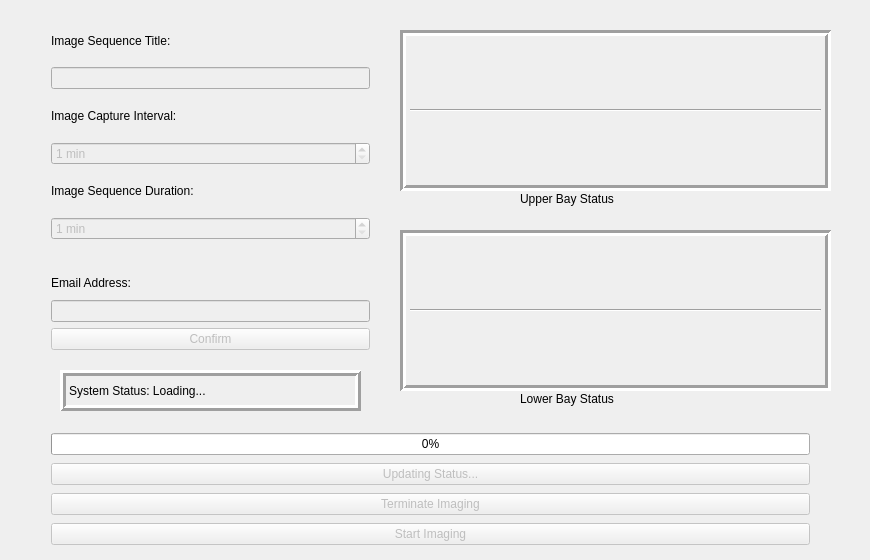
<?xml version="1.0" encoding="UTF-8"?>
<ui version="4.0">
 <class>Demo</class>
 <widget class="QMainWindow" name="Demo">
  <property name="geometry">
   <rect>
    <x>0</x>
    <y>0</y>
    <width>870</width>
    <height>560</height>
   </rect>
  </property>
  <property name="sizePolicy">
   <sizepolicy hsizetype="Fixed" vsizetype="Preferred">
    <horstretch>0</horstretch>
    <verstretch>0</verstretch>
   </sizepolicy>
  </property>
  <property name="minimumSize">
   <size>
    <width>500</width>
    <height>560</height>
   </size>
  </property>
  <property name="maximumSize">
   <size>
    <width>1000</width>
    <height>560</height>
   </size>
  </property>
  <property name="windowTitle">
   <string>ABCD COMMAND POINT</string>
  </property>
  <property name="windowIcon">
   <iconset>
    <normaloff>../_images/aperture-1142967_960_720.png</normaloff>../_images/aperture-1142967_960_720.png</iconset>
  </property>
  <widget class="QWidget" name="centralWidget">
   <widget class="QWidget" name="verticalLayoutWidget">
    <property name="geometry">
     <rect>
      <x>40</x>
      <y>10</y>
      <width>341</width>
      <height>241</height>
     </rect>
    </property>
    <layout class="QVBoxLayout" name="verticalLayout_2">
     <item>
      <widget class="QLabel" name="IST_label">
       <property name="text">
        <string>Image Sequence Title:</string>
       </property>
      </widget>
     </item>
     <item>
      <widget class="QLineEdit" name="IST_Editor">
       <property name="enabled">
        <bool>false</bool>
       </property>
      </widget>
     </item>
     <item>
      <widget class="QLabel" name="ICI_label">
       <property name="text">
        <string>Image Capture Interval:</string>
       </property>
      </widget>
     </item>
     <item>
      <widget class="QSpinBox" name="ICI_spinBox">
       <property name="enabled">
        <bool>false</bool>
       </property>
       <property name="suffix">
        <string> min</string>
       </property>
       <property name="minimum">
        <number>1</number>
       </property>
       <property name="maximum">
        <number>999999999</number>
       </property>
      </widget>
     </item>
     <item>
      <widget class="QLabel" name="ISD_label">
       <property name="text">
        <string>Image Sequence Duration:</string>
       </property>
      </widget>
     </item>
     <item>
      <widget class="QSpinBox" name="ISD_spinBox">
       <property name="enabled">
        <bool>false</bool>
       </property>
       <property name="suffix">
        <string> min</string>
       </property>
       <property name="minimum">
        <number>1</number>
       </property>
       <property name="maximum">
        <number>999999999</number>
       </property>
      </widget>
     </item>
    </layout>
   </widget>
   <widget class="QFrame" name="Lower_Bay_Display">
    <property name="geometry">
     <rect>
      <x>400</x>
      <y>230</y>
      <width>431</width>
      <height>161</height>
     </rect>
    </property>
    <property name="cursor">
     <cursorShape>ArrowCursor</cursorShape>
    </property>
    <property name="frameShape">
     <enum>QFrame::Box</enum>
    </property>
    <property name="frameShadow">
     <enum>QFrame::Sunken</enum>
    </property>
    <property name="lineWidth">
     <number>3</number>
    </property>
    <widget class="Line" name="line_3">
     <property name="geometry">
      <rect>
       <x>10</x>
       <y>70</y>
       <width>411</width>
       <height>20</height>
      </rect>
     </property>
     <property name="orientation">
      <enum>Qt::Horizontal</enum>
     </property>
    </widget>
    <widget class="QLabel" name="Unit_0_Label">
     <property name="geometry">
      <rect>
       <x>30</x>
       <y>20</y>
       <width>50</width>
       <height>50</height>
      </rect>
     </property>
     <property name="text">
      <string/>
     </property>
     <property name="pixmap">
      <pixmap>../_images/stop-red.png</pixmap>
     </property>
     <property name="scaledContents">
      <bool>true</bool>
     </property>
    </widget>
    <widget class="QLabel" name="Unit_2_Label">
     <property name="geometry">
      <rect>
       <x>110</x>
       <y>20</y>
       <width>50</width>
       <height>50</height>
      </rect>
     </property>
     <property name="text">
      <string/>
     </property>
     <property name="pixmap">
      <pixmap>../_images/stop-red.png</pixmap>
     </property>
     <property name="scaledContents">
      <bool>true</bool>
     </property>
    </widget>
    <widget class="QLabel" name="Unit_6_Label">
     <property name="geometry">
      <rect>
       <x>270</x>
       <y>20</y>
       <width>50</width>
       <height>50</height>
      </rect>
     </property>
     <property name="text">
      <string/>
     </property>
     <property name="pixmap">
      <pixmap>../_images/stop-red.png</pixmap>
     </property>
     <property name="scaledContents">
      <bool>true</bool>
     </property>
    </widget>
    <widget class="QLabel" name="Unit_4_Label">
     <property name="geometry">
      <rect>
       <x>190</x>
       <y>20</y>
       <width>50</width>
       <height>50</height>
      </rect>
     </property>
     <property name="text">
      <string/>
     </property>
     <property name="pixmap">
      <pixmap>../_images/stop-red.png</pixmap>
     </property>
     <property name="scaledContents">
      <bool>true</bool>
     </property>
    </widget>
    <widget class="QLabel" name="Unit_1_Label">
     <property name="enabled">
      <bool>true</bool>
     </property>
     <property name="geometry">
      <rect>
       <x>30</x>
       <y>90</y>
       <width>50</width>
       <height>50</height>
      </rect>
     </property>
     <property name="cursor">
      <cursorShape>ArrowCursor</cursorShape>
     </property>
     <property name="whatsThis">
      <string comment="asd" extracomment="asd">Unit one</string>
     </property>
     <property name="text">
      <string/>
     </property>
     <property name="pixmap">
      <pixmap>../_images/stop-red.png</pixmap>
     </property>
     <property name="scaledContents">
      <bool>true</bool>
     </property>
    </widget>
    <widget class="QLabel" name="Unit_3_Label">
     <property name="geometry">
      <rect>
       <x>110</x>
       <y>90</y>
       <width>50</width>
       <height>50</height>
      </rect>
     </property>
     <property name="text">
      <string/>
     </property>
     <property name="pixmap">
      <pixmap>../_images/stop-red.png</pixmap>
     </property>
     <property name="scaledContents">
      <bool>true</bool>
     </property>
    </widget>
    <widget class="QLabel" name="Unit_5_Label">
     <property name="geometry">
      <rect>
       <x>190</x>
       <y>90</y>
       <width>50</width>
       <height>50</height>
      </rect>
     </property>
     <property name="text">
      <string/>
     </property>
     <property name="pixmap">
      <pixmap>../_images/stop-red.png</pixmap>
     </property>
     <property name="scaledContents">
      <bool>true</bool>
     </property>
    </widget>
    <widget class="QLabel" name="Unit_7_Label">
     <property name="geometry">
      <rect>
       <x>270</x>
       <y>90</y>
       <width>50</width>
       <height>50</height>
      </rect>
     </property>
     <property name="text">
      <string/>
     </property>
     <property name="pixmap">
      <pixmap>../_images/stop-red.png</pixmap>
     </property>
     <property name="scaledContents">
      <bool>true</bool>
     </property>
    </widget>
    <widget class="QLabel" name="Unit_8_Label">
     <property name="geometry">
      <rect>
       <x>350</x>
       <y>20</y>
       <width>50</width>
       <height>50</height>
      </rect>
     </property>
     <property name="text">
      <string/>
     </property>
     <property name="pixmap">
      <pixmap>../_images/stop-red.png</pixmap>
     </property>
     <property name="scaledContents">
      <bool>true</bool>
     </property>
    </widget>
    <widget class="QLabel" name="Unit_9_Label">
     <property name="geometry">
      <rect>
       <x>350</x>
       <y>90</y>
       <width>50</width>
       <height>50</height>
      </rect>
     </property>
     <property name="text">
      <string/>
     </property>
     <property name="pixmap">
      <pixmap>../_images/stop-red.png</pixmap>
     </property>
     <property name="scaledContents">
      <bool>true</bool>
     </property>
    </widget>
   </widget>
   <widget class="QFrame" name="Upper_Bay_Display">
    <property name="geometry">
     <rect>
      <x>400</x>
      <y>30</y>
      <width>431</width>
      <height>161</height>
     </rect>
    </property>
    <property name="cursor">
     <cursorShape>ArrowCursor</cursorShape>
    </property>
    <property name="frameShape">
     <enum>QFrame::Box</enum>
    </property>
    <property name="frameShadow">
     <enum>QFrame::Sunken</enum>
    </property>
    <property name="lineWidth">
     <number>3</number>
    </property>
    <widget class="Line" name="line_5">
     <property name="geometry">
      <rect>
       <x>10</x>
       <y>70</y>
       <width>411</width>
       <height>20</height>
      </rect>
     </property>
     <property name="orientation">
      <enum>Qt::Horizontal</enum>
     </property>
    </widget>
    <widget class="QLabel" name="Unit_10_Label">
     <property name="geometry">
      <rect>
       <x>30</x>
       <y>20</y>
       <width>50</width>
       <height>50</height>
      </rect>
     </property>
     <property name="text">
      <string/>
     </property>
     <property name="pixmap">
      <pixmap>../_images/stop-red.png</pixmap>
     </property>
     <property name="scaledContents">
      <bool>true</bool>
     </property>
    </widget>
    <widget class="QLabel" name="Unit_12_Label">
     <property name="geometry">
      <rect>
       <x>110</x>
       <y>20</y>
       <width>50</width>
       <height>50</height>
      </rect>
     </property>
     <property name="text">
      <string/>
     </property>
     <property name="pixmap">
      <pixmap>../_images/stop-red.png</pixmap>
     </property>
     <property name="scaledContents">
      <bool>true</bool>
     </property>
    </widget>
    <widget class="QLabel" name="Unit_16_Label">
     <property name="geometry">
      <rect>
       <x>270</x>
       <y>20</y>
       <width>50</width>
       <height>50</height>
      </rect>
     </property>
     <property name="text">
      <string/>
     </property>
     <property name="pixmap">
      <pixmap>../_images/stop-red.png</pixmap>
     </property>
     <property name="scaledContents">
      <bool>true</bool>
     </property>
    </widget>
    <widget class="QLabel" name="Unit_14_Label">
     <property name="geometry">
      <rect>
       <x>190</x>
       <y>20</y>
       <width>50</width>
       <height>50</height>
      </rect>
     </property>
     <property name="text">
      <string/>
     </property>
     <property name="pixmap">
      <pixmap>../_images/stop-red.png</pixmap>
     </property>
     <property name="scaledContents">
      <bool>true</bool>
     </property>
    </widget>
    <widget class="QLabel" name="Unit_11_Label">
     <property name="geometry">
      <rect>
       <x>30</x>
       <y>90</y>
       <width>50</width>
       <height>50</height>
      </rect>
     </property>
     <property name="text">
      <string/>
     </property>
     <property name="pixmap">
      <pixmap>../_images/stop-red.png</pixmap>
     </property>
     <property name="scaledContents">
      <bool>true</bool>
     </property>
    </widget>
    <widget class="QLabel" name="Unit_13_Label">
     <property name="geometry">
      <rect>
       <x>110</x>
       <y>90</y>
       <width>50</width>
       <height>50</height>
      </rect>
     </property>
     <property name="text">
      <string/>
     </property>
     <property name="pixmap">
      <pixmap>../_images/stop-red.png</pixmap>
     </property>
     <property name="scaledContents">
      <bool>true</bool>
     </property>
    </widget>
    <widget class="QLabel" name="Unit_15_Label">
     <property name="geometry">
      <rect>
       <x>190</x>
       <y>90</y>
       <width>50</width>
       <height>50</height>
      </rect>
     </property>
     <property name="text">
      <string/>
     </property>
     <property name="pixmap">
      <pixmap>../_images/stop-red.png</pixmap>
     </property>
     <property name="scaledContents">
      <bool>true</bool>
     </property>
    </widget>
    <widget class="QLabel" name="Unit_17_Label">
     <property name="geometry">
      <rect>
       <x>270</x>
       <y>90</y>
       <width>50</width>
       <height>50</height>
      </rect>
     </property>
     <property name="text">
      <string/>
     </property>
     <property name="pixmap">
      <pixmap>../_images/stop-red.png</pixmap>
     </property>
     <property name="scaledContents">
      <bool>true</bool>
     </property>
    </widget>
    <widget class="QLabel" name="Unit_19_Label">
     <property name="geometry">
      <rect>
       <x>350</x>
       <y>90</y>
       <width>50</width>
       <height>50</height>
      </rect>
     </property>
     <property name="text">
      <string/>
     </property>
     <property name="pixmap">
      <pixmap>../_images/stop-red.png</pixmap>
     </property>
     <property name="scaledContents">
      <bool>true</bool>
     </property>
    </widget>
    <widget class="QLabel" name="Unit_18_Label">
     <property name="geometry">
      <rect>
       <x>350</x>
       <y>20</y>
       <width>50</width>
       <height>50</height>
      </rect>
     </property>
     <property name="text">
      <string/>
     </property>
     <property name="pixmap">
      <pixmap>../_images/stop-red.png</pixmap>
     </property>
     <property name="scaledContents">
      <bool>true</bool>
     </property>
    </widget>
   </widget>
   <widget class="QLabel" name="Upper_Bay_Label">
    <property name="geometry">
     <rect>
      <x>520</x>
      <y>190</y>
      <width>111</width>
      <height>17</height>
     </rect>
    </property>
    <property name="frameShape">
     <enum>QFrame::NoFrame</enum>
    </property>
    <property name="text">
     <string>Upper Bay Status</string>
    </property>
   </widget>
   <widget class="QLabel" name="Lower_Bay_Label">
    <property name="geometry">
     <rect>
      <x>520</x>
      <y>390</y>
      <width>111</width>
      <height>17</height>
     </rect>
    </property>
    <property name="frameShape">
     <enum>QFrame::NoFrame</enum>
    </property>
    <property name="text">
     <string>Lower Bay Status</string>
    </property>
   </widget>
   <widget class="QWidget" name="verticalLayoutWidget_2">
    <property name="geometry">
     <rect>
      <x>40</x>
      <y>260</y>
      <width>341</width>
      <height>101</height>
     </rect>
    </property>
    <layout class="QVBoxLayout" name="verticalLayout">
     <item>
      <widget class="QLabel" name="email_label">
       <property name="text">
        <string>Email Address:</string>
       </property>
      </widget>
     </item>
     <item>
      <widget class="QLineEdit" name="email_edit">
       <property name="enabled">
        <bool>false</bool>
       </property>
      </widget>
     </item>
     <item>
      <widget class="QPushButton" name="confirm_email">
       <property name="enabled">
        <bool>false</bool>
       </property>
       <property name="text">
        <string>Confirm</string>
       </property>
       <property name="checkable">
        <bool>false</bool>
       </property>
      </widget>
     </item>
    </layout>
   </widget>
   <widget class="QWidget" name="verticalLayoutWidget_3">
    <property name="geometry">
     <rect>
      <x>40</x>
      <y>420</y>
      <width>781</width>
      <height>141</height>
     </rect>
    </property>
    <layout class="QVBoxLayout" name="verticalLayout_3">
     <item>
      <widget class="QProgressBar" name="Image_Bar">
       <property name="enabled">
        <bool>true</bool>
       </property>
       <property name="value">
        <number>0</number>
       </property>
       <property name="format">
        <string>%p%</string>
       </property>
      </widget>
     </item>
     <item>
      <widget class="QPushButton" name="Update_Status">
       <property name="enabled">
        <bool>false</bool>
       </property>
       <property name="text">
        <string>Updating Status...</string>
       </property>
      </widget>
     </item>
     <item>
      <widget class="QPushButton" name="Terminate_Imaging">
       <property name="enabled">
        <bool>false</bool>
       </property>
       <property name="text">
        <string>Terminate Imaging</string>
       </property>
      </widget>
     </item>
     <item>
      <widget class="QPushButton" name="Start_Imaging">
       <property name="enabled">
        <bool>false</bool>
       </property>
       <property name="minimumSize">
        <size>
         <width>2</width>
         <height>0</height>
        </size>
       </property>
       <property name="text">
        <string>Start Imaging</string>
       </property>
      </widget>
     </item>
    </layout>
   </widget>
   <widget class="QLabel" name="StatusBar">
    <property name="geometry">
     <rect>
      <x>60</x>
      <y>370</y>
      <width>301</width>
      <height>41</height>
     </rect>
    </property>
    <property name="frameShape">
     <enum>QFrame::Box</enum>
    </property>
    <property name="frameShadow">
     <enum>QFrame::Raised</enum>
    </property>
    <property name="lineWidth">
     <number>3</number>
    </property>
    <property name="text">
     <string>System Status: Loading...</string>
    </property>
   </widget>
  </widget>
 </widget>
 <layoutdefault spacing="6" margin="11"/>
 <resources/>
 <connections/>
</ui>
